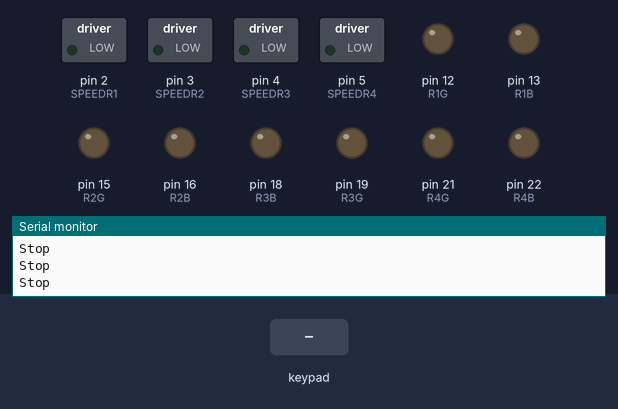
The sketch below on a simulated Arduino Mega 2560, built with avr-gcc and run on an emulated ATmega2560. On the bench: switched loads named in the sketch (green lamp = pin HIGH), output pins drawn as LEDs (lit = HIGH), the last lines printed to the serial monitor. The test bench sets the inputs (shaded band).

Above: at 3.2 s.
3.3 s: key 'U' pressed
At 3.53 s:
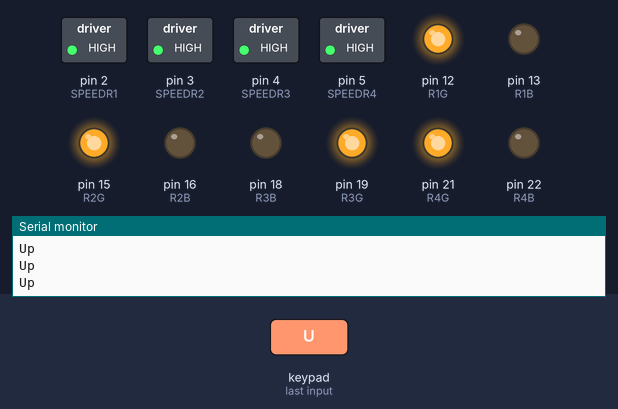
5.2 s: key 'D' pressed
At 5.4 s:
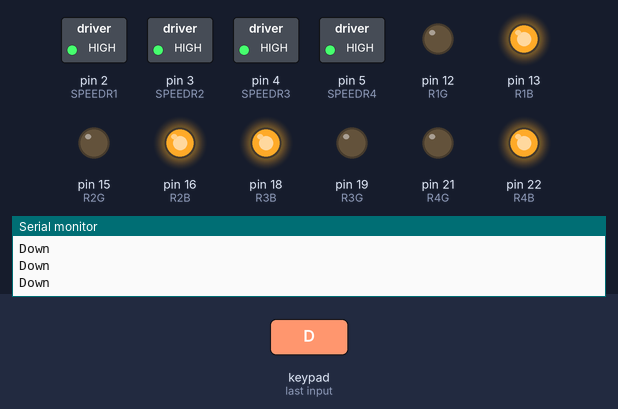
7.1 s: key 'L' pressed
At 7.32 s:
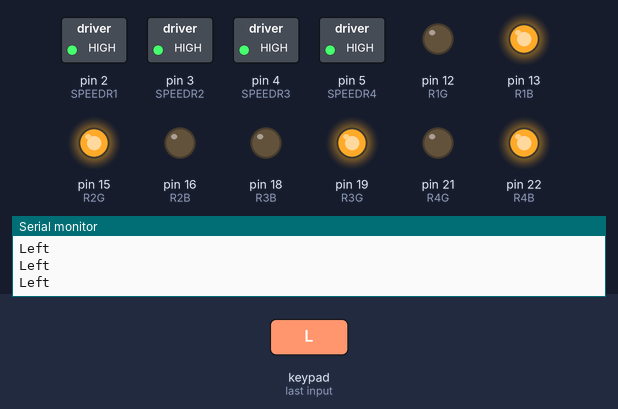
9.0 s: key 'R' pressed
At 9.24 s:
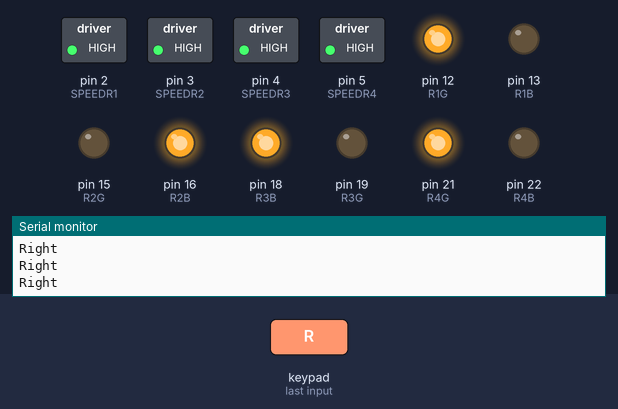
Timing chart, 0 to 11.9 s (numbered marks = the images above; inputs shaded):
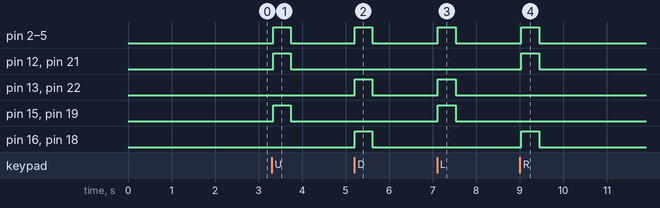

Measured:
- after the input at 3.3 s, pin 2 (SPEEDR1), pin 3 (SPEEDR2), pin 4 (SPEEDR3), pin 5 (SPEEDR4), pin 12 (R1G), pin 15 (R2G), pin 19 (R3G), pin 21 (R4G): LOW → HIGH at once, → LOW 0.40 s later
- after the input at 5.2 s, pin 2 (SPEEDR1), pin 3 (SPEEDR2), pin 4 (SPEEDR3), pin 5 (SPEEDR4), pin 13 (R1B), pin 16 (R2B), pin 18 (R3B), pin 22 (R4B): LOW → HIGH at once, → LOW 0.40 s later
- after the input at 7.1 s, pin 2 (SPEEDR1), pin 3 (SPEEDR2), pin 4 (SPEEDR3), pin 5 (SPEEDR4), pin 13 (R1B), pin 15 (R2G), pin 19 (R3G), pin 22 (R4B): LOW → HIGH at once, → LOW 0.40 s later
- after the input at 9.0 s, pin 2 (SPEEDR1), pin 3 (SPEEDR2), pin 4 (SPEEDR3), pin 5 (SPEEDR4), pin 12 (R1G), pin 16 (R2B), pin 18 (R3B), pin 21 (R4G): LOW → HIGH at once, → LOW 0.40 s later

The sketch:

ABU_test1.ino
```cpp
#include <PS2X_lib.h>
//#include <avr/wdt.h>

#define PS2_DAT 43
#define PS2_CMD 42
#define PS2_SEL 41
#define PS2_CLK 40

//ความไวมอเตอร์
int SPEED = 255;

//Moter A
int R1G     = 12;
int R1B     = 13;
int SPEEDR1 = 2;

//Moter B
int R2G     = 15;
int R2B     = 16;
int SPEEDR2 = 3;

//Motor C
int R3G     = 19;
int R3B     = 18;
int SPEEDR3  = 4;

//Motor D
int R4G     = 21;
int R4B     = 22;
int SPEEDR4  = 5;

PS2X ps2x;
void setup() {
 // wdt_enable(WDTO_1S);
  delay(1000);
  Serial.begin(9600);
  Serial.println("กำลังเชื่อมต่อ...");
  while (true) {
    int error = ps2x.config_gamepad(PS2_CLK, PS2_CMD, PS2_SEL, PS2_DAT, false, false);
    if (error == 0) {
      Serial.println("เชื่อมต่อแล้ว");
      delay(1000);
      break;
    }
    delay(500);
  }

  //เซ็ตค่าOUTPUT-INPUT
  //moter A
  pinMode(R1G, OUTPUT);
  pinMode(R1B, OUTPUT);
  pinMode(SPEEDR1, OUTPUT);
  //moter B
  pinMode(R2G, OUTPUT);
  pinMode(R2B, OUTPUT);
  pinMode(SPEEDR2, OUTPUT);
  //moter C
  pinMode(R3G, OUTPUT);
  pinMode(R3B, OUTPUT);
  pinMode(SPEEDR3, OUTPUT);
  //moter D
  pinMode(R4G, OUTPUT);
  pinMode(R4B, OUTPUT);
  pinMode(SPEEDR4, OUTPUT);
}

void loop() {
  ps2x.read_gamepad(false, false);
  if (ps2x.Button(PSB_PAD_UP)) {
    analogWrite(SPEEDR1, SPEED);
    digitalWrite(R1G, HIGH);
    digitalWrite(R1B, LOW);
    analogWrite(SPEEDR2, SPEED);
    digitalWrite(R2G, HIGH);
    digitalWrite(R2B, LOW);
    analogWrite(SPEEDR3, SPEED);
    digitalWrite(R3G, HIGH);
    digitalWrite(R3B, LOW);
    analogWrite(SPEEDR4, SPEED);
    digitalWrite(R4G, HIGH);
    digitalWrite(R4B, LOW);
    Serial.println("Up");
     //wdt_reset();
  }else if (ps2x.Button(PSB_PAD_DOWN)) {
    analogWrite(SPEEDR1, SPEED);
    digitalWrite(R1G, LOW);
    digitalWrite(R1B, HIGH);
    analogWrite(SPEEDR2, SPEED);
    digitalWrite(R2G, LOW);
    digitalWrite(R2B, HIGH);
    analogWrite(SPEEDR3, SPEED);
    digitalWrite(R3G, LOW);
    digitalWrite(R3B, HIGH);
    analogWrite(SPEEDR4, SPEED);
    digitalWrite(R4G, LOW);
    digitalWrite(R4B, HIGH);
    Serial.println("Down");
    //wdt_reset();
  }else if (ps2x.Button(PSB_PAD_LEFT)) {
    analogWrite(SPEEDR1, SPEED);
    digitalWrite(R1G, LOW);
    digitalWrite(R1B, HIGH);
    analogWrite(SPEEDR2, SPEED);
    digitalWrite(R2G, HIGH);
    digitalWrite(R2B, LOW);
    analogWrite(SPEEDR3, SPEED);
    digitalWrite(R3G, HIGH);
    digitalWrite(R3B, LOW);
    analogWrite(SPEEDR4, SPEED);
    digitalWrite(R4G, LOW);
    digitalWrite(R4B, HIGH);
    Serial.println("Left");
    //wdt_reset();
  }else if (ps2x.Button(PSB_PAD_RIGHT)) {
    analogWrite(SPEEDR1, SPEED);
    digitalWrite(R1G, HIGH);
    digitalWrite(R1B, LOW);
    analogWrite(SPEEDR2, SPEED);
    digitalWrite(R2G, LOW);
    digitalWrite(R2B, HIGH);
    analogWrite(SPEEDR3, SPEED);
    digitalWrite(R3G, LOW);
    digitalWrite(R3B, HIGH);
    analogWrite(SPEEDR4, SPEED);
    digitalWrite(R4G, HIGH);
    digitalWrite(R4B, LOW);
    Serial.println("Right");
    //wdt_reset();
   }else if(ps2x.Analog(PSS_RX) > 190){
    analogWrite(SPEEDR1, SPEED);
    digitalWrite(R1G, HIGH);
    digitalWrite(R1B, LOW);
    analogWrite(SPEEDR2, SPEED);
    digitalWrite(R2G, LOW);
    digitalWrite(R2B, HIGH);
    analogWrite(SPEEDR3, SPEED);
    digitalWrite(R3G, HIGH);
    digitalWrite(R3B, LOW);
    analogWrite(SPEEDR4, SPEED);
    digitalWrite(R4G, LOW);
    digitalWrite(R4B, HIGH);
    Serial.println("หมุนขวา");
}else if(ps2x.Analog(PSS_RX) < 70){
    analogWrite(SPEEDR1, SPEED);
    digitalWrite(R1G, LOW);
    digitalWrite(R1B, HIGH);
    analogWrite(SPEEDR2, SPEED);
    digitalWrite(R2G, HIGH);
    digitalWrite(R2B, LOW);
    analogWrite(SPEEDR3, SPEED);
    digitalWrite(R3G, LOW);
    digitalWrite(R3B, HIGH);
    analogWrite(SPEEDR4, SPEED);
    digitalWrite(R4G, HIGH);
    digitalWrite(R4B, LOW);
    Serial.println("หมุนซ้าย");
}else{
    analogWrite(SPEEDR1,0);
    digitalWrite(R1G, LOW);
    digitalWrite(R1B, LOW);
    analogWrite(SPEEDR2,0);
    digitalWrite(R2G, LOW);
    digitalWrite(R2B, LOW);
    analogWrite(SPEEDR3,0);
    digitalWrite(R3G, LOW);
    digitalWrite(R3B, LOW);
    analogWrite(SPEEDR4,0);
    digitalWrite(R4G, LOW);
    digitalWrite(R4B, LOW);
    Serial.println("Stop");
}
  delay(50);

}
```
